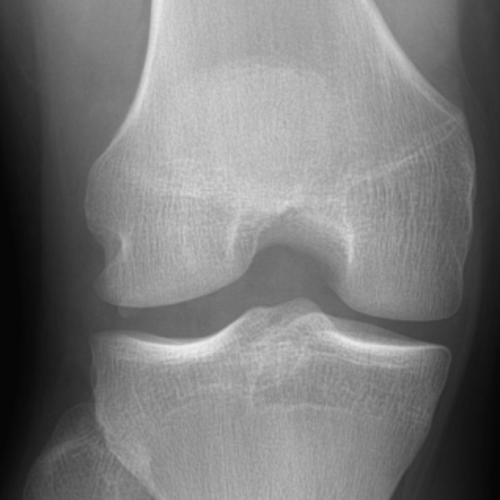
#> input picture genoux_01.png, 500 x 500 px
$ python genoux_radio1.py
#> lines starting #> are read from the running program, lines starting #| are printed output that depends on the picture; after the words box and inside, x2 and y2 are one past the last pixel; in counts of white or black regions, pixels touching at a corner belong together
import cv2
import numpy as np
import matplotlib.pyplot as plt

# === Charger l'image en niveaux de gris ===
image = cv2.imread("genoux_01.png", cv2.IMREAD_GRAYSCALE)
#> image is the input picture: shape (500, 500); min 5, max 238, mean 121

# === Améliorer le contraste ===
equalized = cv2.equalizeHist(image)
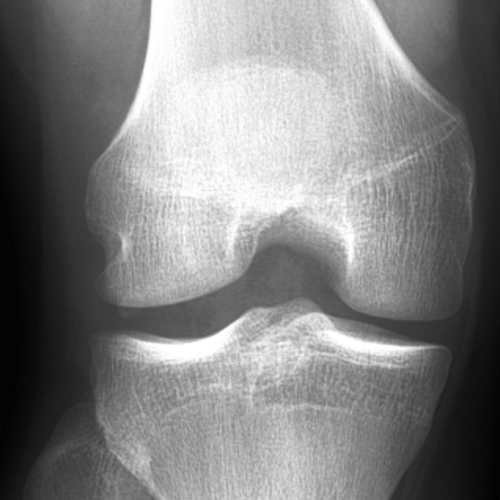
#> equalized: shape (500, 500); min 0, max 255, mean 128.2

# === Détection des contours ===
edges = cv2.Canny(equalized, 50, 150)
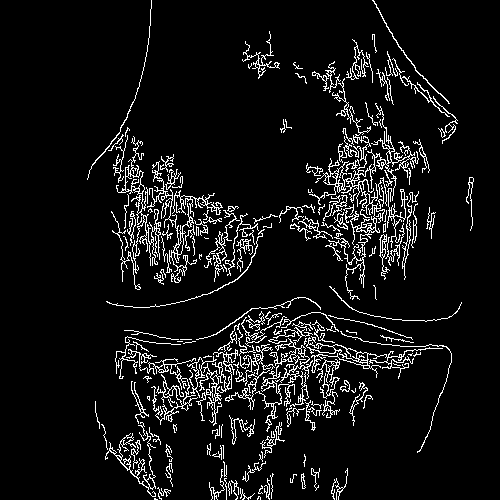
#> edges: shape (500, 500); 7.4% white in thin lines or dots, all inside (x1, y1, x2, y2) = (87, 0, 474, 500)

# === Seuillage (binaire) ===
_, thresh = cv2.threshold(equalized, 127, 255, cv2.THRESH_BINARY)
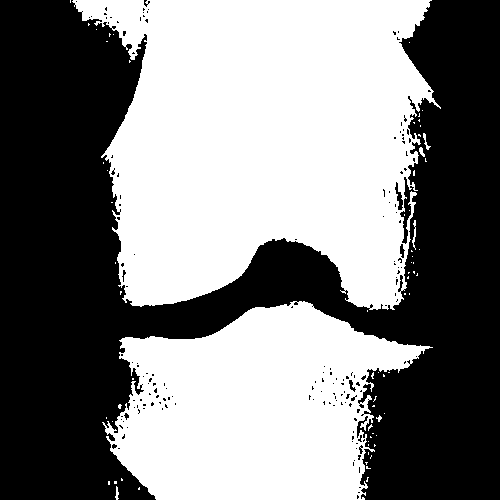
#> thresh: shape (500, 500); 50.6% white; 162 black regions (154 under 20 px), largest, box (x1, y1, x2, y2) and area: (0, 0, 500, 500) 122509, (395, 182, 403, 210) 100, (400, 244, 405, 258) 43

# === Affichage ===
plt.figure(figsize=(10, 7))

# Image originale
plt.subplot(2, 2, 1)
plt.imshow(image, cmap="gray")
plt.title("Image originale")
plt.axis("off")

# Contraste amélioré
plt.subplot(2, 2, 2)
plt.imshow(equalized, cmap="gray")
plt.title("Contraste amélioré")
plt.axis("off")

# Contours détectés
plt.subplot(2, 2, 3)
plt.imshow(edges, cmap="gray")
plt.title("Contours (Canny)")
plt.axis("off")

# Seuillage
plt.subplot(2, 2, 4)
plt.imshow(thresh, cmap="gray")
plt.title("Seuillage binaire")
plt.axis("off")

plt.tight_layout()
plt.show()
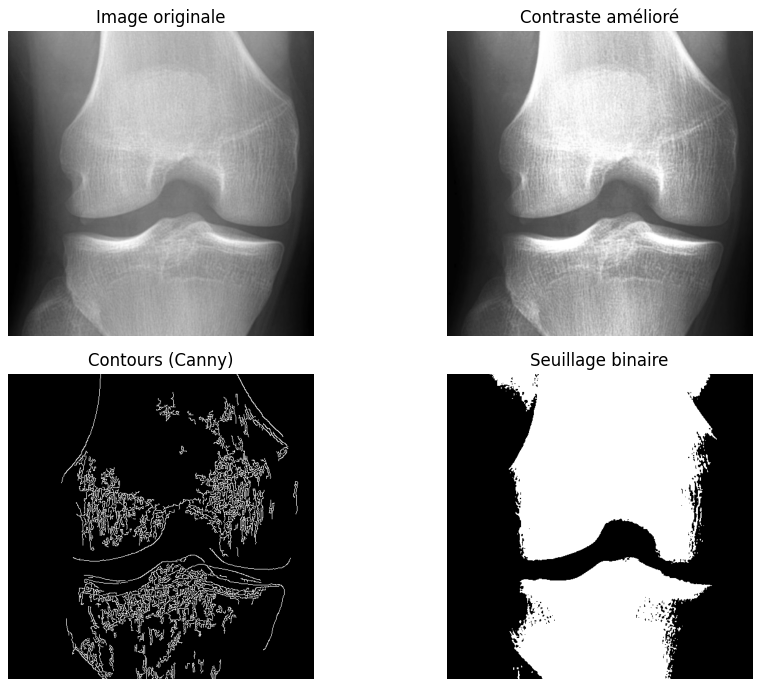
#> figure drawn by matplotlib, 4 panels

$ run again, with colors.jpg saved as genoux_01.png
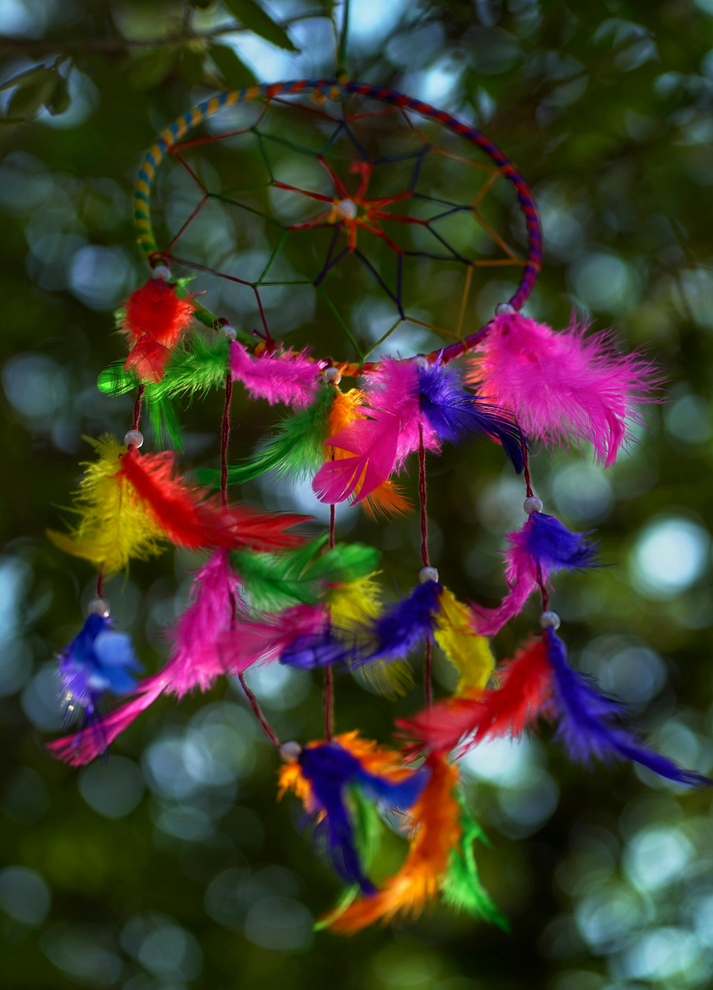
#> input picture colors.jpg, 713 x 990 px, shrunk from 4000 x 5557 before the run
#> `edges = cv2.Canny(equalized, 50, 150)`:
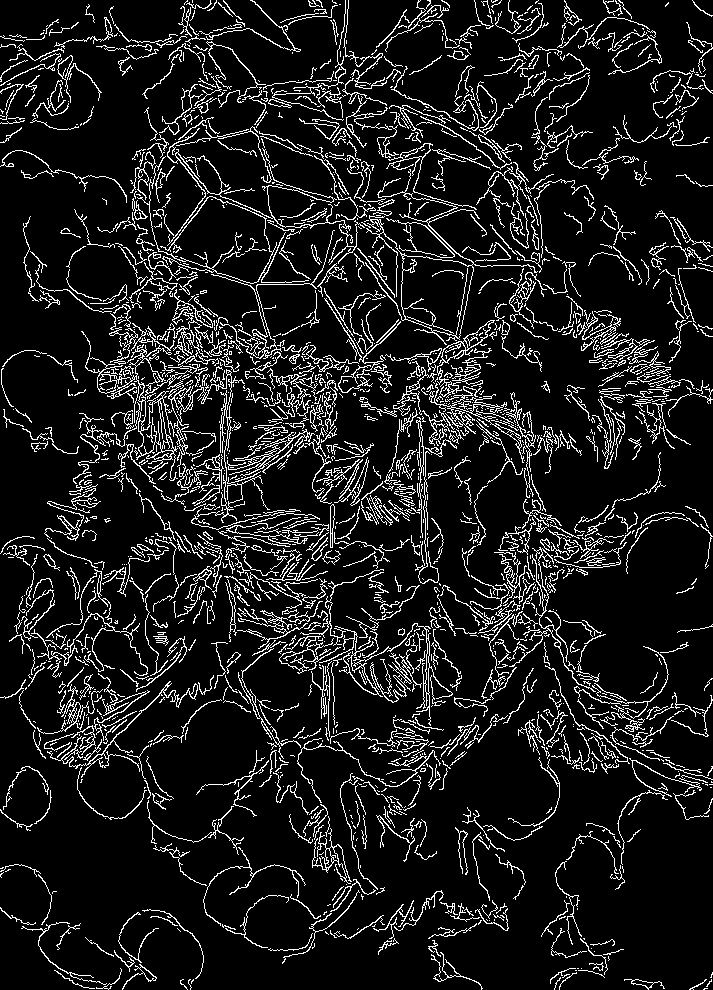
#> edges: shape (990, 713); 10.8% white in thin lines or dots
#> `_, thresh = cv2.threshold(equalized, 127, 255, cv2.THRESH_BINARY)`:
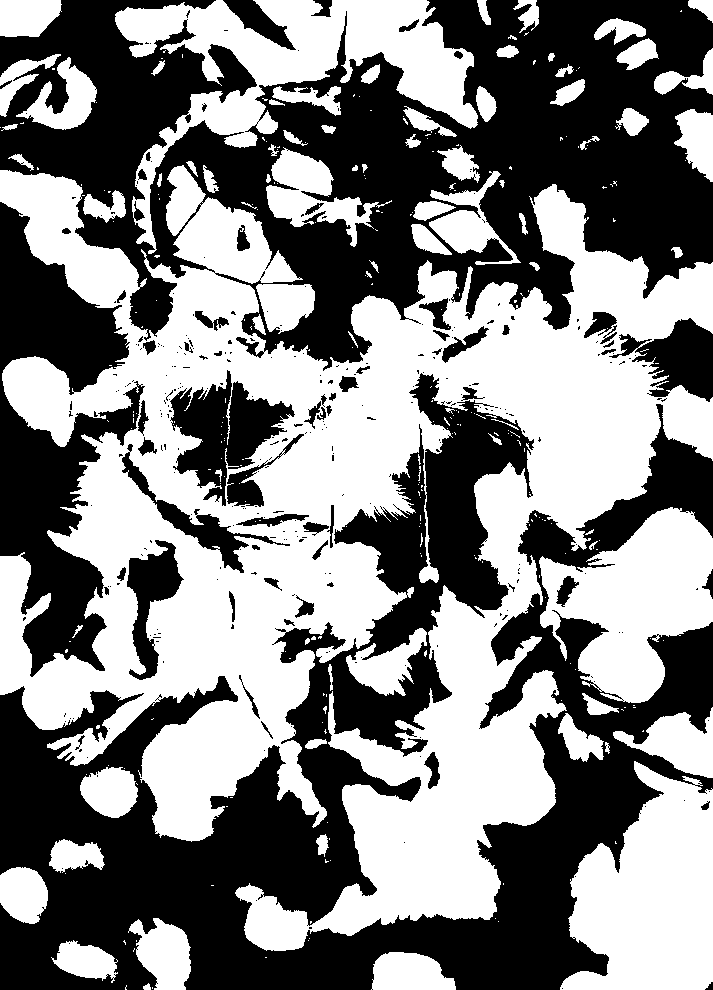
#> thresh: shape (990, 713); 50.8% white; 318 black regions (255 under 20 px), largest, box (x1, y1, x2, y2) and area: (0, 373, 713, 990) 156137, (0, 0, 713, 371) 132051, (0, 202, 145, 677) 31312
